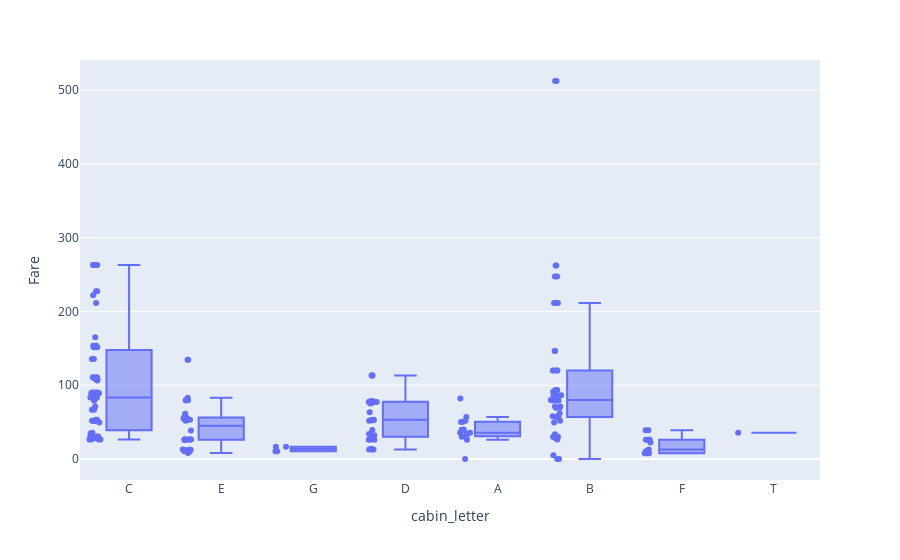

This figure's notebook cell:
### Markdown cell above
Boxplot of cabin_letter and Fare to see relations

### Code cell
fig = px.box(train_set, x="cabin_letter", y="Fare", points="all")
fig.show()

### Figure 1 — Plotly figure (JSON) as saved in the notebook; plotly's stock layout.template omitted (floating-point values rounded to 4 significant figures; data arrays with more than 128 entries replaced by an {"elided": "..."} marker saying what was removed)
{"data": [{"alignmentgroup": "True", "boxpoints": "all", "hovertemplate": "cabin_letter=%{x}<br>Fare=%{y}<extra></extra>", "legendgroup": "", "marker": {"color": "#636efa"}, "name": "", "notched": false, "offsetgroup": "", "orientation": "v", "showlegend": false, "type": "box", "x": {"elided": "891 str values"}, "x0": " ", "xaxis": "x", "y": {"elided": "891 float values"}, "y0": " ", "yaxis": "y"}], "layout": {"boxmode": "group", "legend": {"tracegroupgap": 0}, "margin": {"t": 60}, "xaxis": {"anchor": "y", "domain": [0, 1], "title": {"text": "cabin_letter"}}, "yaxis": {"anchor": "x", "domain": [0, 1], "title": {"text": "Fare"}}}}
